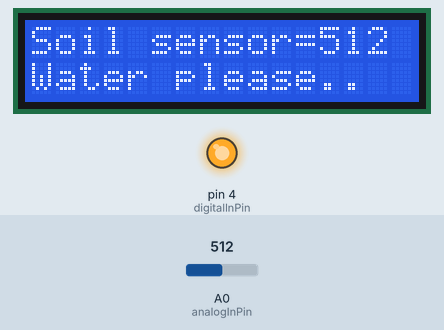
Recording of a sketch running on a simulated Arduino Uno, built with avr-gcc and run on an emulated ATmega328P. Parts: 16×2 character LCD, output pins drawn as LEDs (lit = HIGH). The test bench sets the inputs (shaded band); at power-on: A0 (analogInPin) = 512. What the sketch prints to the serial monitor is not drawn.

Above: at 1.2 s.
1.3 s: A0 (analogInPin) set to 358
At 11.5 s:
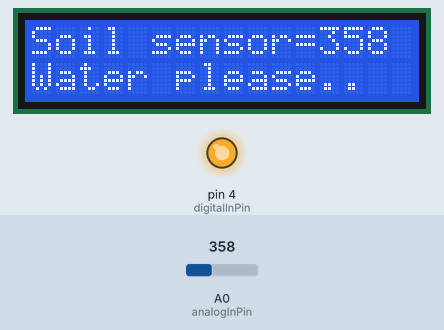
12.7 s: A0 (analogInPin) set to 336
At 22.7 s:
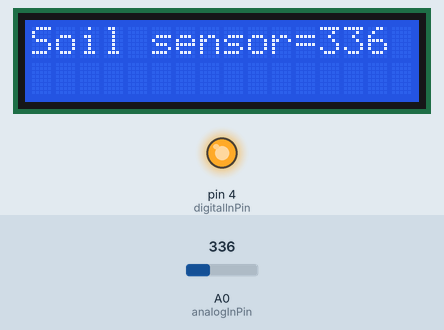
23.8 s: A0 (analogInPin) set to 360
At 29.5 s:
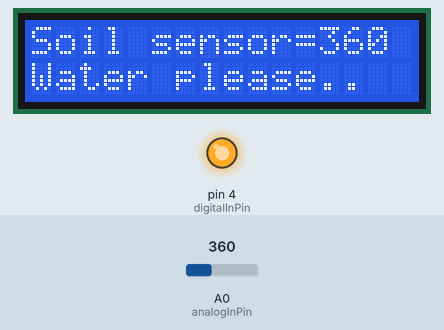
Timing chart, 0 to 31.0 s (numbered marks = the images above; inputs shaded):
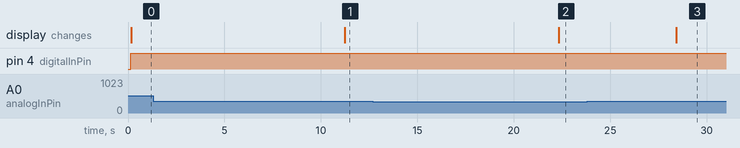

Measured:
- the behaviour switches between 351 and 350 on A0 (analogInPin) (found by bisection; images 1 and 2)
- after the input at 1.3 s, the display: changes after 9.9 s (image 1)
- after the input at 12.7 s, the display: changes after 9.6 s (image 2)
- after the input at 23.8 s, the display: changes after 4.6 s (image 3)

The sketch:

soil_motor.ino
```cpp
#include <LiquidCrystal_I2C.h>
LiquidCrystal_I2C lcd(0x3F,16,2);

const int analogInPin = A0; // Analog input pin that the potentiometer is attached to
const int digitalInPin = 4; // Analog output pin that the LED is attached to
const int limit = 350; // Analog output pin that the LED is attached to
int sensorValue = 0; // value read from the pot
void setup() {
// initialize serial communications at 9600 bps:
Serial.begin(9600);
pinMode(analogInPin, INPUT);
pinMode(digitalInPin, OUTPUT);

lcd.init();
lcd.backlight();
}

void loop() {
// read the analog in value:
sensorValue = analogRead(analogInPin);
// map it to the range of the analog out:

Serial.print("sensor = ");
Serial.println(sensorValue);

lcd.init();
lcd.setCursor(0,0);
lcd.print("Soil sensor=");
lcd.print(sensorValue);

if ( sensorValue > limit ) {
digitalWrite(digitalInPin,HIGH);
Serial.print("\t\t\tMotor working.........");
Serial.println(sensorValue);

lcd.setCursor(0,1);
lcd.print("Water please..");

delay(5000);
analogWrite(digitalInPin,128);
}
delay(6000);
}
```
